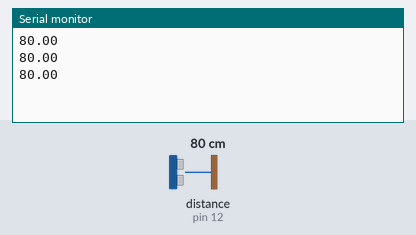
The sketch below on a simulated Arduino Uno, built with avr-gcc and run on an emulated ATmega328P. On the bench: the last lines printed to the serial monitor. The test bench sets the inputs (shaded band); at power-on: distance to the obstacle (sensor on pin 12) 80 cm.

Above: at 1.3 s.
1.4 s: distance to the obstacle (sensor on pin 12) set to 2 cm
At 1.9 s:
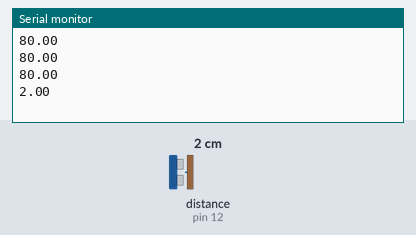
2.9 s: distance to the obstacle (sensor on pin 12) set to 4 cm
At 3.4 s:
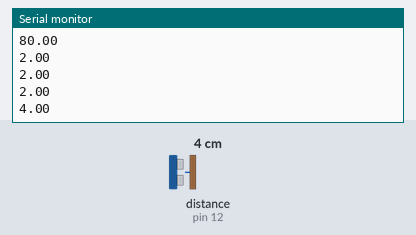
Timing chart, 0 to 5.9 s (numbered marks = the images above; inputs shaded):
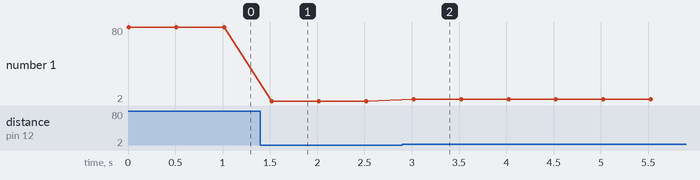

The sketch:

arduino_ultrasonic_test.ino
```cpp
#include <HCSR04.h>

UltraSonicDistanceSensor distanceSensor(11, 12);  // Initialize sensor that uses digital pins 13 and 12.

void setup () {
    Serial.begin(9600);  // We initialize serial connection so that we could print values from sensor.
}

void loop () {
    // Every 500 miliseconds, do a measurement using the sensor and print the distance in centimeters.
    Serial.println(distanceSensor.measureDistanceCm());
    delay(500);
}
```

Measured:
- after the input at 1.4 s, the serial monitor: prints a new line after 0.12 s (image 1)
- after the input at 2.9 s, the serial monitor: prints a new line after 0.12 s (image 2)
- plotted number 1: 80 → 2 after the input at 1.4 s, 2 → 4 after the input at 2.9 s
